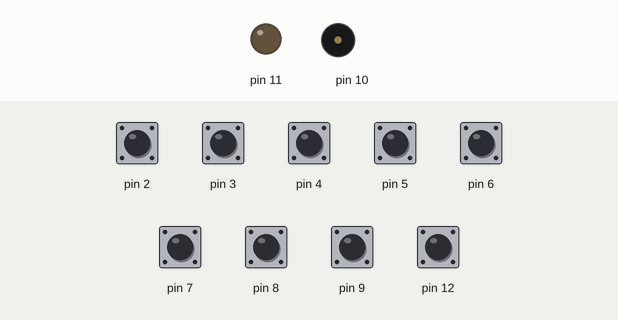
This sketch was run on a simulated Arduino Uno, built with avr-gcc and run on an emulated ATmega328P. On the bench: output pins drawn as LEDs (lit = HIGH), buzzer (waves = sounding). The test bench sets the inputs (shaded band); at power-on: pin 2–9, pin 12 HIGH.

Above: at 1.2 s.
1.3 s: pin 2 pulled LOW for 0.15 s
At 1.47 s:
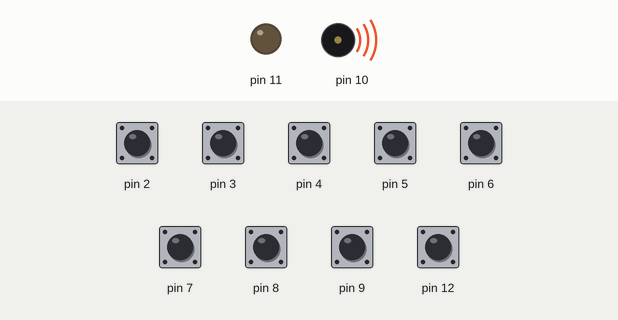
3.1 s: pin 12 pulled LOW for 0.15 s
At 4.2 s:
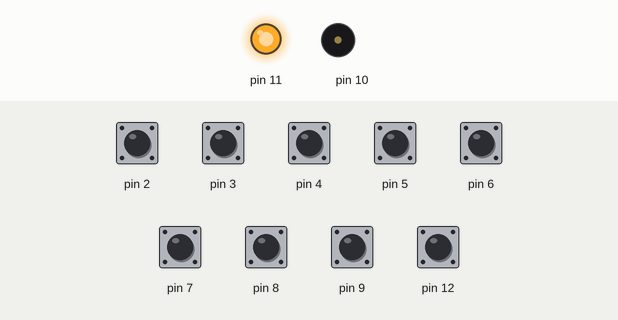
4.7 s: pin 3 pulled LOW for 0.15 s
At 4.87 s:
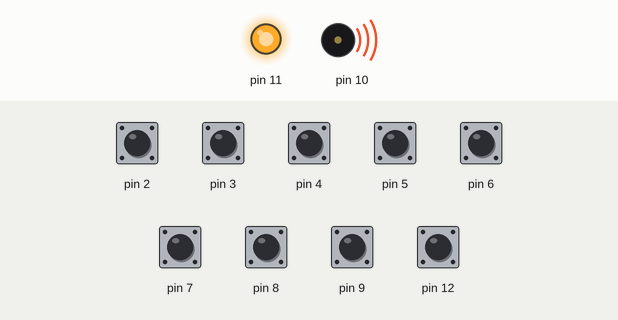
6.5 s: pin 12 pulled LOW for 1 s
At 8.0 s:
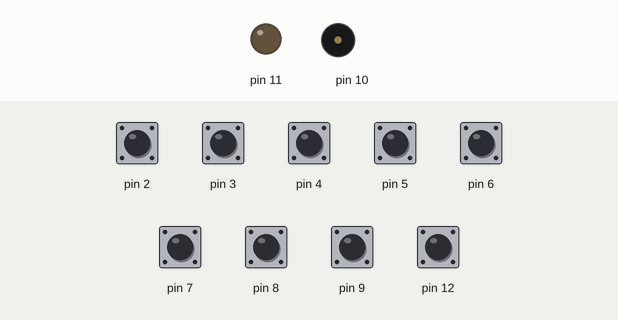
Timing chart, 0 to 9.5 s (numbered marks = the images above; inputs shaded):
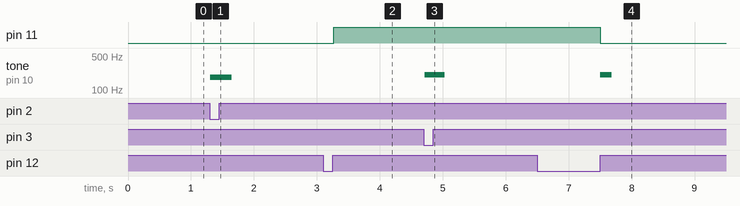

The sketch:

wk15-3.ino
```cpp
int loopDelay=20;
int tones[] = {
  0, 185, 207, 233, 247, 277, 311, 349, 370
};
int len=0;
int melody[128][2]={};

void Play(){
  int noteDuration=0;
  int pauseBetweenNotes=0;
	for (int i = 0; i < len; i++) {
   	  noteDuration = melody[i][1]*loopDelay*1.5;
      tone(10, melody[i][0], noteDuration);
      pauseBetweenNotes = noteDuration+5*loopDelay;
      delay(pauseBetweenNotes);
      noTone(10);
    }
}

byte recordBtnCurrentState=1;
byte recordBtnLastState=1;

byte buttonState;
byte recordIndex=0;
bool recording=false;
void setup() {
  for(byte i=2;i<10;i++)pinMode(i,INPUT_PULLUP);

  pinMode(11,OUTPUT);
  pinMode(12,INPUT_PULLUP);

  Serial.begin(9600);
}

void loop() {
  if(recordIndex>=127){
    recording=false;
    len=128;
  }

  int btns=0;
  for(byte i=2;i<10;i++){
    btns += buttonState = digitalRead(i);

    if(buttonState==1)continue;
    tone(10, tones[i-1], 200);
    if(recording){
      if(melody[recordIndex][0]==tones[i-1]){
      	melody[recordIndex][1]++;
      }else{
        if(recordIndex!=0 || melody[recordIndex][0]!=0) recordIndex++;
        melody[recordIndex][0]=tones[i-1];
        melody[recordIndex][1]=0;
      }
    }
  }
  if(btns==8 && recordIndex !=0){
    if(melody[recordIndex][0]==0){
      melody[recordIndex][1]++;
    }else{
      recordIndex++;
      melody[recordIndex][0]=0;
      melody[recordIndex][1]=0;
    }
  }


  recordBtnLastState = recordBtnCurrentState;
  recordBtnCurrentState = digitalRead(12);
  if(recordBtnLastState==0&&recordBtnCurrentState ==1){
    recording =!recording;
	digitalWrite(11,recording);
    if(recording){
      recordIndex=0;
      melody[recordIndex][0]=0;
    }else{
      len=recordIndex+1;
      noTone(10);
      Play();
    }
  }
  digitalWrite(11,recording);

  delay(loopDelay);
}
```

Measured:
- after the input at 1.3 s, tone on pin 10: silent → 185 Hz at once, → silent 0.34 s later
- after the input at 3.1 s, pin 11: LOW → HIGH after 0.17 s
- after the input at 4.7 s, tone on pin 10: silent → 207 Hz at once, → silent 0.32 s later
- after the input at 6.5 s, pin 11: HIGH → LOW after 1.0 s; tone on pin 10: silent → 207 Hz after 1.0 s, → silent 0.18 s later
